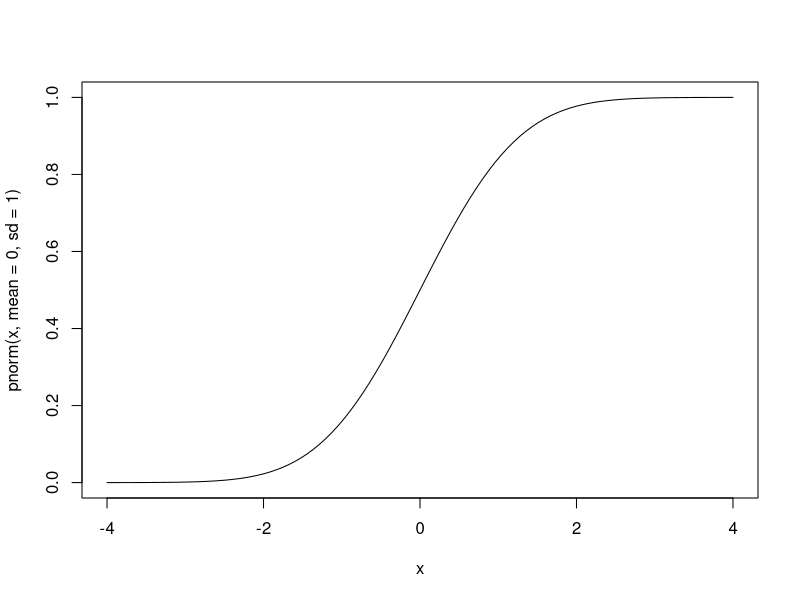
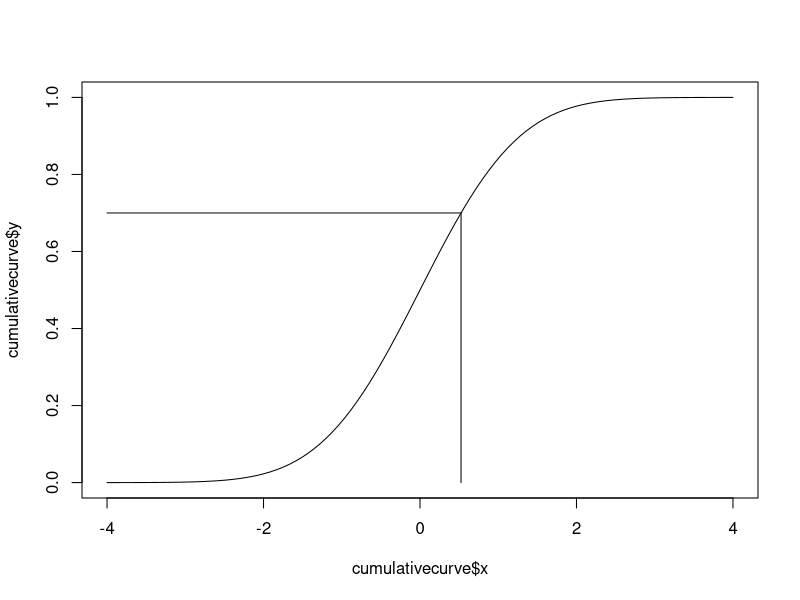
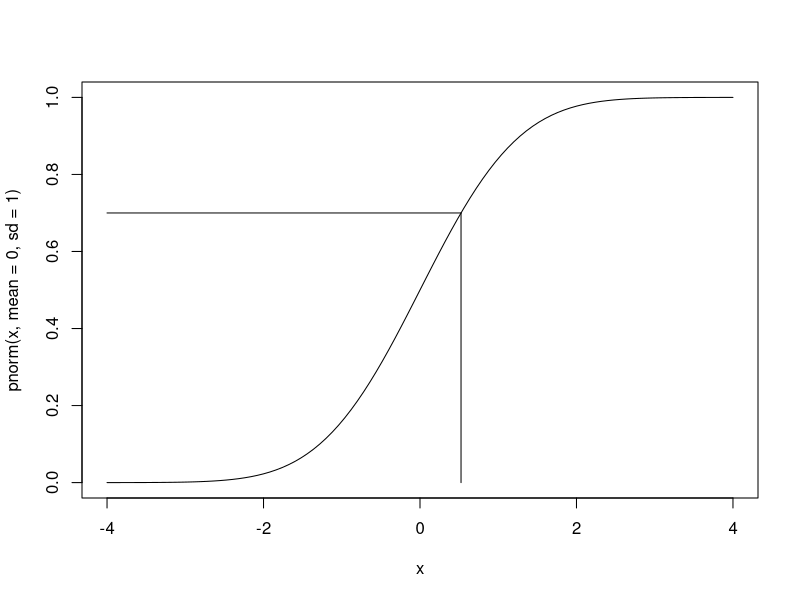
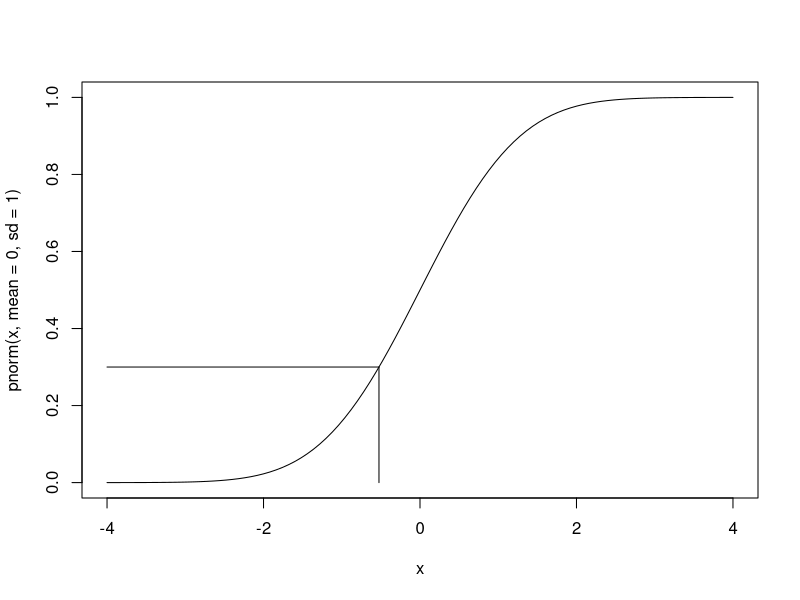
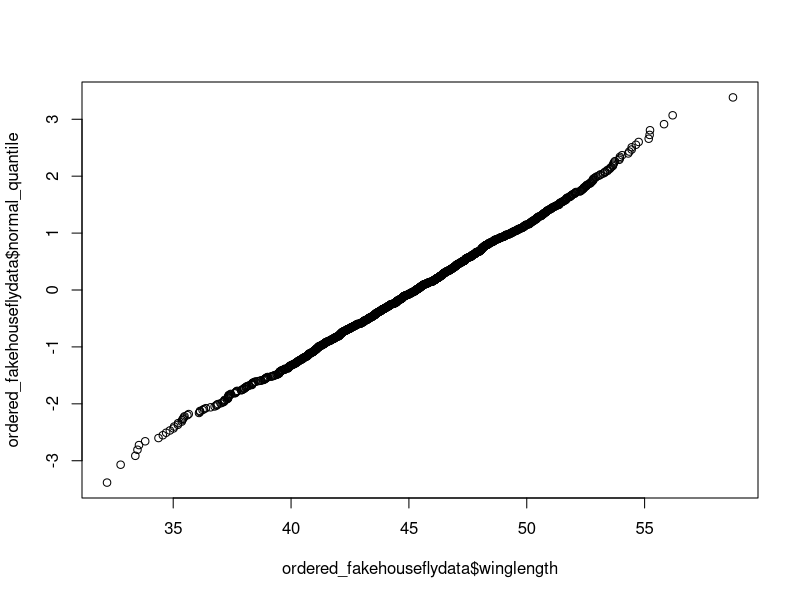

Source code (R) for these figures, in order: (Note: this script raises an error after producing the figures.)
## ---- chunk 1
knitr::opts_chunk$set(echo = TRUE)
## ---- chunk 2
cumulativecurve <- curve(pnorm(x, mean=0, sd=1),
      -4, 4,
      lty="solid")
## ---- chunk 3
qnorm(0.7)
qnorm(0.3)
qnorm(1) #As the text says, this is Inf(infinity)
## ---- chunk 4
plot(cumulativecurve,
     type="l")
segments(x0 = qnorm(0.7),
         y0 = 0,
         x1 = qnorm(0.7),
         y1 = 0.7)

segments(x0 = qnorm(0.7),
         y0 = 0.7,
         x1 = -4,
         y1 = 0.7)
## ---- chunk 5
fig6.5.function <- function (cumulativepercent,
                             normaldeviateleft,
                             normaldeviateright){
  curve(pnorm(x, mean=0, sd=1),
        normaldeviateleft,
        normaldeviateright,
        lty="solid")
  
  segments(x0 = qnorm(cumulativepercent),
           y0 = 0,
           x1 = qnorm(cumulativepercent),
           y1 = cumulativepercent)
  
  segments(x0 = qnorm(cumulativepercent),
           y0 = cumulativepercent,
           x1 = normaldeviateleft,
           y1 = cumulativepercent)
}

fig6.5.function(0.7,
                -4,
                4)


fig6.5.function(0.3,
                -4,
                4)

## ---- chunk 6
fakehouseflydata <- data.frame(
  "winglength" = rnorm(n = 1400,
                       mean = 45.5,
                       sd = 3.90)
)
## ---- chunk 7
library(dplyr)
## ---- chunk 8
ordered_fakehouseflydata <- fakehouseflydata %>%
  arrange(winglength)
## ---- chunk 9
ordered_fakehouseflydata$ranks <- rank(ordered_fakehouseflydata$winglength,
                                       ties.method = "first")
ordered_fakehouseflydata$p <- (ordered_fakehouseflydata$ranks - 0.5)/length(ordered_fakehouseflydata$winglength)
                                       
## ---- chunk 10
rank(c(5,2,3,4,4,1),
     ties.method = "first")

rank(c(5,2,3,4,4,1),
     ties.method = "last")

rank(c(5,2,3,4,4,1),
     ties.method = "average")

rank(c(5,2,3,4,4,1),
     ties.method = "random")

rank(c(5,2,3,4,4,1),
     ties.method = "min")

rank(c(5,2,3,4,4,1),
     ties.method = "max")
## ---- chunk 11
order(c(5,2,3,4,4,1))
order(order(c(5,2,3,4,4,1)))
## ---- chunk 12
ordered_fakehouseflydata$normal_quantile <- qnorm(ordered_fakehouseflydata$p,
                                                  mean = 0, 
                                                  sd = 1)
## ---- chunk 13
plot(y = ordered_fakehouseflydata$normal_quantile,
     x = ordered_fakehouseflydata$winglength)
## ---- chunk 14
stats:::qqnorm.default
x <- qnorm(ppoints(n))[order(order(y))]
